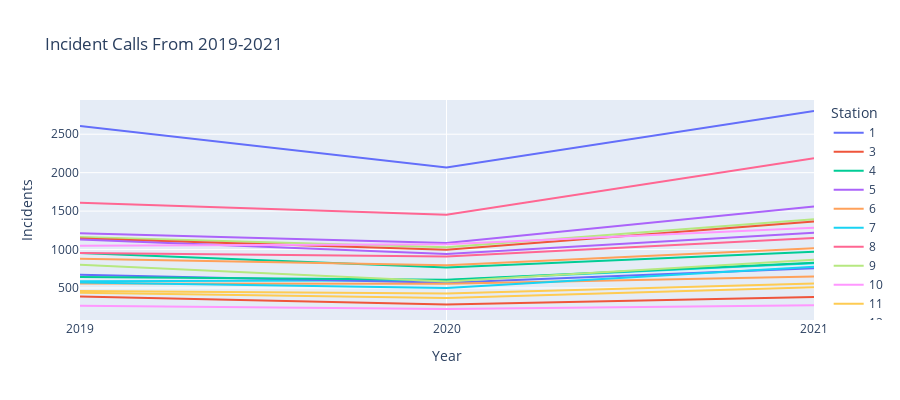

The notebook cell this image was saved under:
### Markdown cell above
Incident Counts Over Time Visualization

### Code cell
# Group by year and station
fire_incidents_year_df = fire_incidents_df.groupby(['Year', 'Station']).size()
fire_incidents_year_df = fire_incidents_year_df.reset_index()
fire_incidents_year_df.rename(columns={0: 'Incidents'}, inplace=True)

# convert dates to datetime object in year format
fire_incidents_year_df['Year'] = pd.to_datetime(fire_incidents_year_df['Year'], format="%Y")

# Plot data
fig = px.line(fire_incidents_year_df, x="Year", y="Incidents", color="Station", height=400, title="Incident Calls From 2019-2021")
fig.update_layout(xaxis = dict(tickmode = 'array', tickvals = years, ticktext = years))

# Save and show figure
fig.write_html("Incident_Count_Time.html")
fig.show()

### Figure 1 — Plotly figure (JSON) as saved in the notebook; plotly's stock layout.template omitted (floating-point values rounded to 4 significant figures)
{"data": [{"hovertemplate": "Station=1<br>Year=%{x}<br>Incidents=%{y}<extra></extra>", "legendgroup": "1", "line": {"color": "#636efa", "dash": "solid"}, "mode": "lines", "name": "1", "orientation": "v", "showlegend": true, "type": "scatter", "x": ["2019-01-01T00:00:00", "2020-01-01T00:00:00", "2021-01-01T00:00:00"], "xaxis": "x", "y": [2606, 2067, 2802], "yaxis": "y"}, {"hovertemplate": "Station=3<br>Year=%{x}<br>Incidents=%{y}<extra></extra>", "legendgroup": "3", "line": {"color": "#EF553B", "dash": "solid"}, "mode": "lines", "name": "3", "orientation": "v", "showlegend": true, "type": "scatter", "x": ["2019-01-01T00:00:00", "2020-01-01T00:00:00", "2021-01-01T00:00:00"], "xaxis": "x", "y": [389, 286, 383], "yaxis": "y"}, {"hovertemplate": "Station=4<br>Year=%{x}<br>Incidents=%{y}<extra></extra>", "legendgroup": "4", "line": {"color": "#00cc96", "dash": "solid"}, "mode": "lines", "name": "4", "orientation": "v", "showlegend": true, "type": "scatter", "x": ["2019-01-01T00:00:00", "2020-01-01T00:00:00", "2021-01-01T00:00:00"], "xaxis": "x", "y": [955, 767, 971], "yaxis": "y"}, {"hovertemplate": "Station=5<br>Year=%{x}<br>Incidents=%{y}<extra></extra>", "legendgroup": "5", "line": {"color": "#ab63fa", "dash": "solid"}, "mode": "lines", "name": "5", "orientation": "v", "showlegend": true, "type": "scatter", "x": ["2019-01-01T00:00:00", "2020-01-01T00:00:00", "2021-01-01T00:00:00"], "xaxis": "x", "y": [1211, 1084, 1561], "yaxis": "y"}, {"hovertemplate": "Station=6<br>Year=%{x}<br>Incidents=%{y}<extra></extra>", "legendgroup": "6", "line": {"color": "#FFA15A", "dash": "solid"}, "mode": "lines", "name": "6", "orientation": "v", "showlegend": true, "type": "scatter", "x": ["2019-01-01T00:00:00", "2020-01-01T00:00:00", "2021-01-01T00:00:00"], "xaxis": "x", "y": [881, 796, 1018], "yaxis": "y"}, {"hovertemplate": "Station=7<br>Year=%{x}<br>Incidents=%{y}<extra></extra>", "legendgroup": "7", "line": {"color": "#19d3f3", "dash": "solid"}, "mode": "lines", "name": "7", "orientation": "v", "showlegend": true, "type": "scatter", "x": ["2019-01-01T00:00:00", "2020-01-01T00:00:00", "2021-01-01T00:00:00"], "xaxis": "x", "y": [588, 600, 822], "yaxis": "y"}, {"hovertemplate": "Station=8<br>Year=%{x}<br>Incidents=%{y}<extra></extra>", "legendgroup": "8", "line": {"color": "#FF6692", "dash": "solid"}, "mode": "lines", "name": "8", "orientation": "v", "showlegend": true, "type": "scatter", "x": ["2019-01-01T00:00:00", "2020-01-01T00:00:00", "2021-01-01T00:00:00"], "xaxis": "x", "y": [1608, 1454, 2187], "yaxis": "y"}, {"hovertemplate": "Station=9<br>Year=%{x}<br>Incidents=%{y}<extra></extra>", "legendgroup": "9", "line": {"color": "#B6E880", "dash": "solid"}, "mode": "lines", "name": "9", "orientation": "v", "showlegend": true, "type": "scatter", "x": ["2019-01-01T00:00:00", "2020-01-01T00:00:00", "2021-01-01T00:00:00"], "xaxis": "x", "y": [1164, 1031, 1393], "yaxis": "y"}, {"hovertemplate": "Station=10<br>Year=%{x}<br>Incidents=%{y}<extra></extra>", "legendgroup": "10", "line": {"color": "#FF97FF", "dash": "solid"}, "mode": "lines", "name": "10", "orientation": "v", "showlegend": true, "type": "scatter", "x": ["2019-01-01T00:00:00", "2020-01-01T00:00:00", "2021-01-01T00:00:00"], "xaxis": "x", "y": [268, 227, 276], "yaxis": "y"}, {"hovertemplate": "Station=11<br>Year=%{x}<br>Incidents=%{y}<extra></extra>", "legendgroup": "11", "line": {"color": "#FECB52", "dash": "solid"}, "mode": "lines", "name": "11", "orientation": "v", "showlegend": true, "type": "scatter", "x": ["2019-01-01T00:00:00", "2020-01-01T00:00:00", "2021-01-01T00:00:00"], "xaxis": "x", "y": [461, 430, 558], "yaxis": "y"}, {"hovertemplate": "Station=12<br>Year=%{x}<br>Incidents=%{y}<extra></extra>", "legendgroup": "12", "line": {"color": "#636efa", "dash": "solid"}, "mode": "lines", "name": "12", "orientation": "v", "showlegend": true, "type": "scatter", "x": ["2019-01-01T00:00:00", "2020-01-01T00:00:00", "2021-01-01T00:00:00"], "xaxis": "x", "y": [671, 569, 758], "yaxis": "y"}, {"hovertemplate": "Station=13<br>Year=%{x}<br>Incidents=%{y}<extra></extra>", "legendgroup": "13", "line": {"color": "#EF553B", "dash": "solid"}, "mode": "lines", "name": "13", "orientation": "v", "showlegend": true, "type": "scatter", "x": ["2019-01-01T00:00:00", "2020-01-01T00:00:00", "2021-01-01T00:00:00"], "xaxis": "x", "y": [1143, 998, 1365], "yaxis": "y"}, {"hovertemplate": "Station=14<br>Year=%{x}<br>Incidents=%{y}<extra></extra>", "legendgroup": "14", "line": {"color": "#00cc96", "dash": "solid"}, "mode": "lines", "name": "14", "orientation": "v", "showlegend": true, "type": "scatter", "x": ["2019-01-01T00:00:00", "2020-01-01T00:00:00", "2021-01-01T00:00:00"], "xaxis": "x", "y": [642, 609, 827], "yaxis": "y"}, {"hovertemplate": "Station=15<br>Year=%{x}<br>Incidents=%{y}<extra></extra>", "legendgroup": "15", "line": {"color": "#ab63fa", "dash": "solid"}, "mode": "lines", "name": "15", "orientation": "v", "showlegend": true, "type": "scatter", "x": ["2019-01-01T00:00:00", "2020-01-01T00:00:00", "2021-01-01T00:00:00"], "xaxis": "x", "y": [1132, 941, 1218], "yaxis": "y"}, {"hovertemplate": "Station=16<br>Year=%{x}<br>Incidents=%{y}<extra></extra>", "legendgroup": "16", "line": {"color": "#FFA15A", "dash": "solid"}, "mode": "lines", "name": "16", "orientation": "v", "showlegend": true, "type": "scatter", "x": ["2019-01-01T00:00:00", "2020-01-01T00:00:00", "2021-01-01T00:00:00"], "xaxis": "x", "y": [559, 554, 650], "yaxis": "y"}, {"hovertemplate": "Station=17<br>Year=%{x}<br>Incidents=%{y}<extra></extra>", "legendgroup": "17", "line": {"color": "#19d3f3", "dash": "solid"}, "mode": "lines", "name": "17", "orientation": "v", "showlegend": true, "type": "scatter", "x": ["2019-01-01T00:00:00", "2020-01-01T00:00:00", "2021-01-01T00:00:00"], "xaxis": "x", "y": [573, 499, 777], "yaxis": "y"}, {"hovertemplate": "Station=19<br>Year=%{x}<br>Incidents=%{y}<extra></extra>", "legendgroup": "19", "line": {"color": "#FF6692", "dash": "solid"}, "mode": "lines", "name": "19", "orientation": "v", "showlegend": true, "type": "scatter", "x": ["2019-01-01T00:00:00", "2020-01-01T00:00:00", "2021-01-01T00:00:00"], "xaxis": "x", "y": [955, 910, 1150], "yaxis": "y"}, {"hovertemplate": "Station=20<br>Year=%{x}<br>Incidents=%{y}<extra></extra>", "legendgroup": "20", "line": {"color": "#B6E880", "dash": "solid"}, "mode": "lines", "name": "20", "orientation": "v", "showlegend": true, "type": "scatter", "x": ["2019-01-01T00:00:00", "2020-01-01T00:00:00", "2021-01-01T00:00:00"], "xaxis": "x", "y": [801, 586, 867], "yaxis": "y"}, {"hovertemplate": "Station=21<br>Year=%{x}<br>Incidents=%{y}<extra></extra>", "legendgroup": "21", "line": {"color": "#FF97FF", "dash": "solid"}, "mode": "lines", "name": "21", "orientation": "v", "showlegend": true, "type": "scatter", "x": ["2019-01-01T00:00:00", "2020-01-01T00:00:00", "2021-01-01T00:00:00"], "xaxis": "x", "y": [1051, 1068, 1283], "yaxis": "y"}, {"hovertemplate": "Station=22<br>Year=%{x}<br>Incidents=%{y}<extra></extra>", "legendgroup": "22", "line": {"color": "#FECB52", "dash": "solid"}, "mode": "lines", "name": "22", "orientation": "v", "showlegend": true, "type": "scatter", "x": ["2019-01-01T00:00:00", "2020-01-01T00:00:00", "2021-01-01T00:00:00"], "xaxis": "x", "y": [437, 371, 510], "yaxis": "y"}], "layout": {"height": 400, "legend": {"title": {"text": "Station"}, "tracegroupgap": 0}, "title": {"text": "Incident Calls From 2019-2021"}, "xaxis": {"anchor": "y", "domain": [0.0, 1.0], "tickmode": "array", "ticktext": [2019, 2020, 2021], "tickvals": [2019, 2020, 2021], "title": {"text": "Year"}}, "yaxis": {"anchor": "x", "domain": [0.0, 1.0], "title": {"text": "Incidents"}}}}
